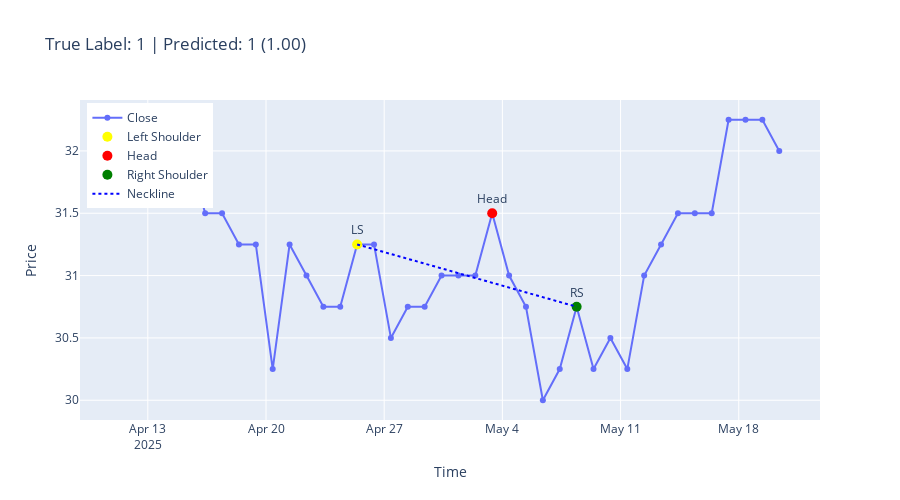
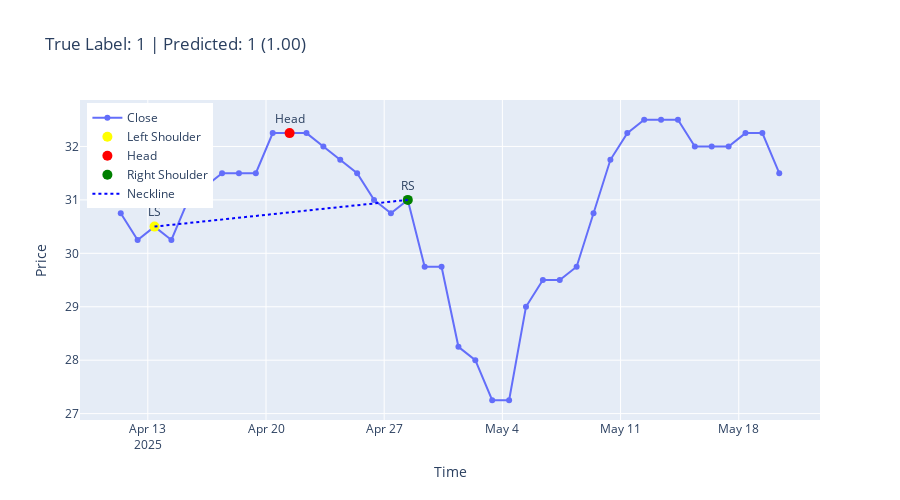
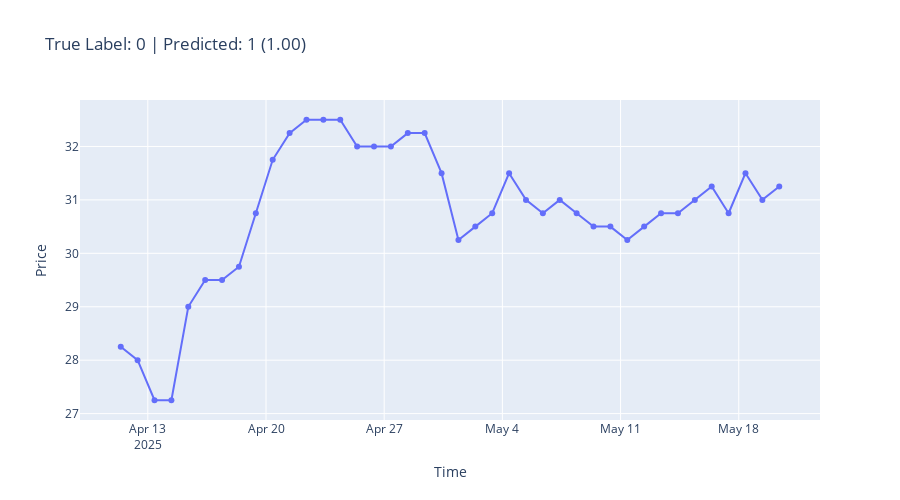

These figures' notebook cell, in order:
### Code cell
import plotly.graph_objects as go
import numpy as np
import pandas as pd

def mark_head_and_shoulders(close, tolerance=0.05):
    from scipy.signal import find_peaks
    peaks, _ = find_peaks(close, distance=3)
    if len(peaks) < 3:
        return None
    for i in range(len(peaks) - 2):
        ls, head, rs = peaks[i], peaks[i + 1], peaks[i + 2]
        ls_val, head_val, rs_val = close[ls], close[head], close[rs]
        if head_val > ls_val and head_val > rs_val:
            if abs(ls_val - rs_val) / max(ls_val, rs_val) < tolerance:
                return ls, head, rs
    return None

num_samples_to_plot = 3
indices = np.random.choice(len(X_test), num_samples_to_plot, replace=False)

for idx in indices:
    sample = X_test[idx].squeeze()  # Shape: (window,)
    true_label = y_test[idx]
    pred = model.predict(np.expand_dims(X_test[idx], axis=0))[0][0]
    pred_label = 1 if pred >= 0.5 else 0

    # Prepare time index
    time = pd.date_range(end=pd.Timestamp.today(), periods=len(sample))

    # Detect Head and Shoulders
    hs_points = mark_head_and_shoulders(sample)

    # Plot line chart for close price
    fig = go.Figure()
    fig.add_trace(go.Scatter(
        x=time,
        y=sample,
        mode='lines+markers',
        name='Close'
    ))

    if hs_points:
        ls, head, rs = hs_points
        fig.add_trace(go.Scatter(
            x=[time[ls]], y=[sample[ls]],
            mode='markers+text',
            marker=dict(color='yellow', size=10),
            text=["LS"], name="Left Shoulder", textposition="top center"
        ))
        fig.add_trace(go.Scatter(
            x=[time[head]], y=[sample[head]],
            mode='markers+text',
            marker=dict(color='red', size=10),
            text=["Head"], name="Head", textposition="top center"
        ))
        fig.add_trace(go.Scatter(
            x=[time[rs]], y=[sample[rs]],
            mode='markers+text',
            marker=dict(color='green', size=10),
            text=["RS"], name="Right Shoulder", textposition="top center"
        ))
        # Neckline
        fig.add_trace(go.Scatter(
            x=[time[ls], time[rs]],
            y=[sample[ls], sample[rs]],
            mode='lines',
            line=dict(color='blue', dash='dot'),
            name='Neckline'
        ))

    fig.update_layout(
        title=f"True Label: {true_label} | Predicted: {pred_label} ({pred:.2f})",
        xaxis_title="Time",
        yaxis_title="Price",
        width=900, height=500,
        legend=dict(x=0.01, y=0.99)
    )
    fig.show()

### Figure 1 — Plotly figure (JSON) as saved in the notebook; plotly's stock layout.template omitted (floating-point values rounded to 4 significant figures)
{"data": [{"mode": "lines+markers", "name": "Close", "type": "scatter", "x": ["2025-04-11T09:32:45.974785000", "2025-04-12T09:32:45.974785000", "2025-04-13T09:32:45.974785000", "2025-04-14T09:32:45.974785000", "2025-04-15T09:32:45.974785000", "2025-04-16T09:32:45.974785000", "2025-04-17T09:32:45.974785000", "2025-04-18T09:32:45.974785000", "2025-04-19T09:32:45.974785000", "2025-04-20T09:32:45.974785000", "2025-04-21T09:32:45.974785000", "2025-04-22T09:32:45.974785000", "2025-04-23T09:32:45.974785000", "2025-04-24T09:32:45.974785000", "2025-04-25T09:32:45.974785000", "2025-04-26T09:32:45.974785000", "2025-04-27T09:32:45.974785000", "2025-04-28T09:32:45.974785000", "2025-04-29T09:32:45.974785000", "2025-04-30T09:32:45.974785000", "2025-05-01T09:32:45.974785000", "2025-05-02T09:32:45.974785000", "2025-05-03T09:32:45.974785000", "2025-05-04T09:32:45.974785000", "2025-05-05T09:32:45.974785000", "2025-05-06T09:32:45.974785000", "2025-05-07T09:32:45.974785000", "2025-05-08T09:32:45.974785000", "2025-05-09T09:32:45.974785000", "2025-05-10T09:32:45.974785000", "2025-05-11T09:32:45.974785000", "2025-05-12T09:32:45.974785000", "2025-05-13T09:32:45.974785000", "2025-05-14T09:32:45.974785000", "2025-05-15T09:32:45.974785000", "2025-05-16T09:32:45.974785000", "2025-05-17T09:32:45.974785000", "2025-05-18T09:32:45.974785000", "2025-05-19T09:32:45.974785000", "2025-05-20T09:32:45.974785000"], "y": [31.75, 31.75, 32.0, 32.0, 32.0, 31.5, 31.5, 31.25, 31.25, 30.25, 31.25, 31.0, 30.75, 30.75, 31.25, 31.25, 30.5, 30.75, 30.75, 31.0, 31.0, 31.0, 31.5, 31.0, 30.75, 30.0, 30.25, 30.75, 30.25, 30.5, 30.25, 31.0, 31.25, 31.5, 31.5, 31.5, 32.25, 32.25, 32.25, 32.0]}, {"marker": {"color": "yellow", "size": 10}, "mode": "markers+text", "name": "Left Shoulder", "text": ["LS"], "textposition": "top center", "type": "scatter", "x": ["2025-04-25T09:32:45.974785"], "y": [31.25]}, {"marker": {"color": "red", "size": 10}, "mode": "markers+text", "name": "Head", "text": ["Head"], "textposition": "top center", "type": "scatter", "x": ["2025-05-03T09:32:45.974785"], "y": [31.5]}, {"marker": {"color": "green", "size": 10}, "mode": "markers+text", "name": "Right Shoulder", "text": ["RS"], "textposition": "top center", "type": "scatter", "x": ["2025-05-08T09:32:45.974785"], "y": [30.75]}, {"line": {"color": "blue", "dash": "dot"}, "mode": "lines", "name": "Neckline", "type": "scatter", "x": ["2025-04-25T09:32:45.974785", "2025-05-08T09:32:45.974785"], "y": [31.25, 30.75]}], "layout": {"height": 500, "legend": {"x": 0.01, "y": 0.99}, "title": {"text": "True Label: 1 | Predicted: 1 (1.00)"}, "width": 900, "xaxis": {"title": {"text": "Time"}}, "yaxis": {"title": {"text": "Price"}}}}

### Figure 2 — Plotly figure (JSON) as saved in the notebook; plotly's stock layout.template omitted (floating-point values rounded to 4 significant figures)
{"data": [{"mode": "lines+markers", "name": "Close", "type": "scatter", "x": ["2025-04-11T09:32:46.013456000", "2025-04-12T09:32:46.013456000", "2025-04-13T09:32:46.013456000", "2025-04-14T09:32:46.013456000", "2025-04-15T09:32:46.013456000", "2025-04-16T09:32:46.013456000", "2025-04-17T09:32:46.013456000", "2025-04-18T09:32:46.013456000", "2025-04-19T09:32:46.013456000", "2025-04-20T09:32:46.013456000", "2025-04-21T09:32:46.013456000", "2025-04-22T09:32:46.013456000", "2025-04-23T09:32:46.013456000", "2025-04-24T09:32:46.013456000", "2025-04-25T09:32:46.013456000", "2025-04-26T09:32:46.013456000", "2025-04-27T09:32:46.013456000", "2025-04-28T09:32:46.013456000", "2025-04-29T09:32:46.013456000", "2025-04-30T09:32:46.013456000", "2025-05-01T09:32:46.013456000", "2025-05-02T09:32:46.013456000", "2025-05-03T09:32:46.013456000", "2025-05-04T09:32:46.013456000", "2025-05-05T09:32:46.013456000", "2025-05-06T09:32:46.013456000", "2025-05-07T09:32:46.013456000", "2025-05-08T09:32:46.013456000", "2025-05-09T09:32:46.013456000", "2025-05-10T09:32:46.013456000", "2025-05-11T09:32:46.013456000", "2025-05-12T09:32:46.013456000", "2025-05-13T09:32:46.013456000", "2025-05-14T09:32:46.013456000", "2025-05-15T09:32:46.013456000", "2025-05-16T09:32:46.013456000", "2025-05-17T09:32:46.013456000", "2025-05-18T09:32:46.013456000", "2025-05-19T09:32:46.013456000", "2025-05-20T09:32:46.013456000"], "y": [30.75, 30.25, 30.5, 30.25, 31.0, 31.25, 31.5, 31.5, 31.5, 32.25, 32.25, 32.25, 32.0, 31.75, 31.5, 31.0, 30.75, 31.0, 29.75, 29.75, 28.25, 28.0, 27.25, 27.25, 29.0, 29.5, 29.5, 29.75, 30.75, 31.75, 32.25, 32.5, 32.5, 32.5, 32.0, 32.0, 32.0, 32.25, 32.25, 31.5]}, {"marker": {"color": "yellow", "size": 10}, "mode": "markers+text", "name": "Left Shoulder", "text": ["LS"], "textposition": "top center", "type": "scatter", "x": ["2025-04-13T09:32:46.013456"], "y": [30.5]}, {"marker": {"color": "red", "size": 10}, "mode": "markers+text", "name": "Head", "text": ["Head"], "textposition": "top center", "type": "scatter", "x": ["2025-04-21T09:32:46.013456"], "y": [32.25]}, {"marker": {"color": "green", "size": 10}, "mode": "markers+text", "name": "Right Shoulder", "text": ["RS"], "textposition": "top center", "type": "scatter", "x": ["2025-04-28T09:32:46.013456"], "y": [31]}, {"line": {"color": "blue", "dash": "dot"}, "mode": "lines", "name": "Neckline", "type": "scatter", "x": ["2025-04-13T09:32:46.013456", "2025-04-28T09:32:46.013456"], "y": [30.5, 31]}], "layout": {"height": 500, "legend": {"x": 0.01, "y": 0.99}, "title": {"text": "True Label: 1 | Predicted: 1 (1.00)"}, "width": 900, "xaxis": {"title": {"text": "Time"}}, "yaxis": {"title": {"text": "Price"}}}}

### Figure 3 — Plotly figure (JSON) as saved in the notebook; plotly's stock layout.template omitted (floating-point values rounded to 4 significant figures)
{"data": [{"mode": "lines+markers", "name": "Close", "type": "scatter", "x": ["2025-04-11T09:32:46.053269000", "2025-04-12T09:32:46.053269000", "2025-04-13T09:32:46.053269000", "2025-04-14T09:32:46.053269000", "2025-04-15T09:32:46.053269000", "2025-04-16T09:32:46.053269000", "2025-04-17T09:32:46.053269000", "2025-04-18T09:32:46.053269000", "2025-04-19T09:32:46.053269000", "2025-04-20T09:32:46.053269000", "2025-04-21T09:32:46.053269000", "2025-04-22T09:32:46.053269000", "2025-04-23T09:32:46.053269000", "2025-04-24T09:32:46.053269000", "2025-04-25T09:32:46.053269000", "2025-04-26T09:32:46.053269000", "2025-04-27T09:32:46.053269000", "2025-04-28T09:32:46.053269000", "2025-04-29T09:32:46.053269000", "2025-04-30T09:32:46.053269000", "2025-05-01T09:32:46.053269000", "2025-05-02T09:32:46.053269000", "2025-05-03T09:32:46.053269000", "2025-05-04T09:32:46.053269000", "2025-05-05T09:32:46.053269000", "2025-05-06T09:32:46.053269000", "2025-05-07T09:32:46.053269000", "2025-05-08T09:32:46.053269000", "2025-05-09T09:32:46.053269000", "2025-05-10T09:32:46.053269000", "2025-05-11T09:32:46.053269000", "2025-05-12T09:32:46.053269000", "2025-05-13T09:32:46.053269000", "2025-05-14T09:32:46.053269000", "2025-05-15T09:32:46.053269000", "2025-05-16T09:32:46.053269000", "2025-05-17T09:32:46.053269000", "2025-05-18T09:32:46.053269000", "2025-05-19T09:32:46.053269000", "2025-05-20T09:32:46.053269000"], "y": [28.25, 28.0, 27.25, 27.25, 29.0, 29.5, 29.5, 29.75, 30.75, 31.75, 32.25, 32.5, 32.5, 32.5, 32.0, 32.0, 32.0, 32.25, 32.25, 31.5, 30.25, 30.5, 30.75, 31.5, 31.0, 30.75, 31.0, 30.75, 30.5, 30.5, 30.25, 30.5, 30.75, 30.75, 31.0, 31.25, 30.75, 31.5, 31.0, 31.25]}], "layout": {"height": 500, "legend": {"x": 0.01, "y": 0.99}, "title": {"text": "True Label: 0 | Predicted: 1 (1.00)"}, "width": 900, "xaxis": {"title": {"text": "Time"}}, "yaxis": {"title": {"text": "Price"}}}}
